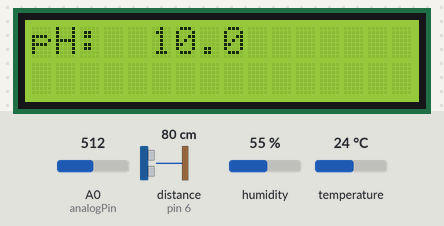
Recording of a sketch running on a simulated Arduino Uno, built with avr-gcc and run on an emulated ATmega328P. Parts: 16×2 character LCD. Wiring (inferred from the names in the program): ultrasonic range finder: trigger pin 7; echo pin 6. Inputs (shaded band) come from the test bench; at power-on: distance to the obstacle (sensor on pin 6) 80 cm, A0 (analogPin) = 512, humidity 55 %, temperature 24 °C. The echo pulse lasts 58.3 µs per cm; what the sketch prints to the serial monitor is not drawn.

Above: at 1.2 s.
1.3 s: distance to the obstacle (sensor on pin 6) set to 120 cm
At 9.7 s:
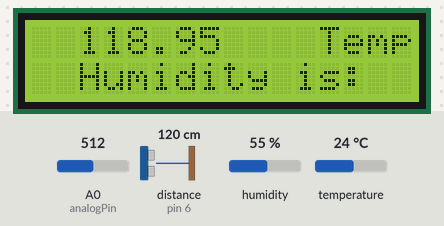
12.8 s: A0 (analogPin) set to 716
At 21.1 s:
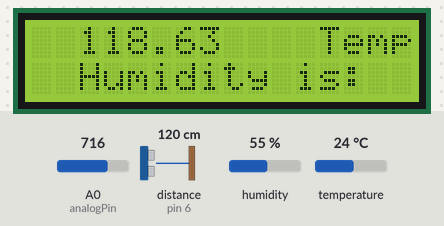
24.1 s: humidity set to 22 %
At 32.4 s:
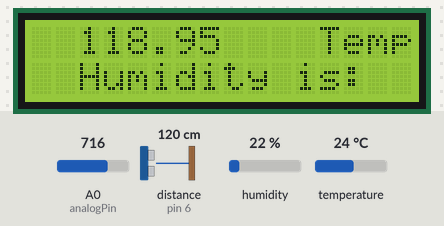
35.4 s: distance to the obstacle (sensor on pin 6) set to 2 cm
At 43.5 s:
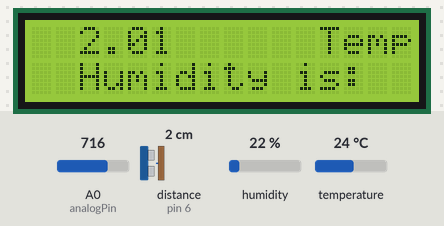
46.7 s: temperature set to 12 °C
At 55.4 s:
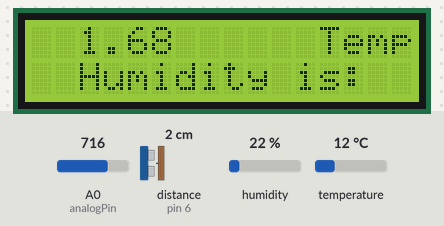
57.9 s: distance to the obstacle (sensor on pin 6) set to 250 cm
At 66.8 s:
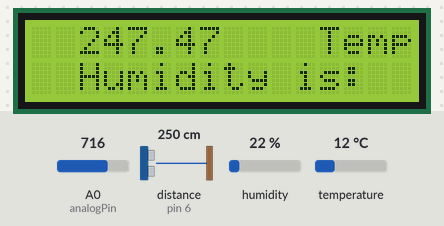
Timing chart, 0 to 68.3 s (numbered marks = the images above; inputs shaded):
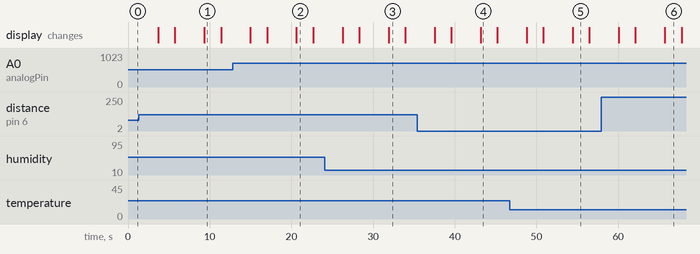

The sketch:

sensor_activity.ino
```cpp
//r
#include <Wire.h>
#include <LiquidCrystal_I2C.h>
#include <DHT.h>
#include <Arduino.h>
#include <EEPROM.h> // For storing calibration values
// Initialize the LCD
LiquidCrystal_I2C lcd(0x27, 16, 2);  // Set the LCD I2C address (0x27 for a common address)

#define DHT_PIN 4
#define DHT_TYPE DHT11
DHT dht(DHT_PIN,DHT_TYPE);

//declaring constant for utrasonic
const int TRIG_PIN  = 7;  // Arduino pin connected to Ultrasonic Sensor's TRIG pin
const int ECHO_PIN  = 6;  // Arduino pin connected to Ultrasonic Sensor's ECHO pin
// Define the analog pin to which the pH sensor is connected
const int analogPin = A0;
//const int RELAY_PIN = A5; // Arduino pin connected to Relay's pin
const int DISTANCE_THRESHOLD = 15; // centimeters
// Define variables for pH calibration
float pH7CalibrationValue = 1100.0; // Adjust this value based on your sensor and calibration results
float pH4CalibrationValue = 1600.0; // Adjust this value based on your sensor and calibration results

// Define a variable for storing the pH value
float pHValue = 0.0;

//declaring a float
float duration,distance_cm;
float readtemp,Dht,readhumid;
void setup()
{
    // Initialize the LCD
  lcd.init();
  lcd.backlight();

  dht.begin();
  Serial.begin (9600);        // initialize serial port
  pinMode(TRIG_PIN, OUTPUT);  // set arduino pin to output mode
  pinMode(ECHO_PIN, INPUT);   // set arduino pin to input mode
}
void loop()
{


    // Read the analog value from the pH sensor
  int rawValue = analogRead(analogPin);

  // Convert the raw value to pH using calibration values
  pHValue = map(rawValue, pH7CalibrationValue, pH4CalibrationValue, 7.0, 4.0);

  // Print the pH value to the serial monitor
  Serial.print("The PH value is ");
  Serial.println(pHValue, 2); // Print with 2 decimal places

  // Optional: Display pH value on LCD
  lcd.setCursor(0, 1);
  lcd.println("Roborift club");
  lcd.clear();
  lcd.println("pH:");
  lcd.println(pHValue, 1); // Print with 2 decimal places
 readDTH11_Sesnor();
  delay(1000); // Delay for 1 second before taking the next reading
  // generate 10-microsecond pulse to TRIG pin
    digitalWrite(TRIG_PIN, HIGH);
  delayMicroseconds(10);
  digitalWrite(TRIG_PIN, LOW);
  duration = pulseIn(ECHO_PIN, HIGH);
  // calculate the distance
  distance_cm = 0.017 * duration;
    // print the value to Serial Monitor
    Serial.println("Roborift club presents ");
    delay(500);
    Serial.println("Hydroponic Farming system");
    delay(500);
  Serial.print("The water level is ");
   delay(500);
  Serial.print("");
   delay(500);
  Serial.print(distance_cm);
   delay(500);
  Serial.println(" cm   ");
    Serial.print(" The Temperature is:");
    Serial.print("");
    Serial.print(readtemp);
    Serial.println(" °C");
    Serial.print(" The Humidity level is:");
    Serial.print("");
    Serial.print(readhumid);
    Serial.println(" h");
      lcd.setCursor(12, 0); // Position the cursor for temperature
      lcd.println("Temperature is:");
  lcd.println(readtemp);
  lcd.println(" °C");

 // lcd.setCursor(10, 1); // Position the cursor for humidity
   lcd.println("Humidity is:");
   // lcd.print("Water lavel is:");
  lcd.println(readhumid);
  lcd.print(" %");
lcd.println("Water lavel is:");
lcd.println(distance_cm);
  delay(2000); // Update every 2 seconds
    return;
 }
void readDTH11_Sesnor()
{

  // Reading temperature or humidity takes about 250 milliseconds!
//  humudity_value = dht.readHumidity();
  // Read temperature as Celsius (the default)
  readtemp = dht.readTemperature();
  readhumid=dht.readHumidity();
  // Check if any reads failed and exit early (to try again).
  if (isnan(readtemp)|| isnan(readhumid)) {
    Serial.println(("Failed to read from DHT sensor!"));
      lcd.setCursor(0, 0);
    lcd.print("DHT11 Error");
    lcd.setCursor(0, 1);
    lcd.print("Reading Failed");
    delay(4000);
    return;
 }
}
  // Function to calibrate the pH sensor
void calibratepH()
{
  // Calibrate at pH 7.00 buffer solution
  Serial.println("Place the pH sensor in pH 7.00 buffer solution.");
  delay(2000); // Wait for the sensor to stabilize
  int rawValue7 = analogRead(analogPin);
  pH7CalibrationValue = rawValue7;

  // Calibrate at pH 4.00 buffer solution
  Serial.println("Place the pH sensor in pH 4.00 buffer solution.");
  delay(2000); // Wait for the sensor to stabilize
  int rawValue4 = analogRead(analogPin);
  pH4CalibrationValue = rawValue4;

  // Store calibration values in EEPROM (optional)
  EEPROM.put(0, pH7CalibrationValue);
  EEPROM.put(4, pH4CalibrationValue);
}
```

Measured:
- after the input at 1.3 s, the display: first differs from a run without the input after 8.0 s (image 1)
- after the input at 12.8 s, the display: first differs from a run without the input after 4.2 s (image 2 shows a later state)
- after the input at 24.1 s, the display: first differs from a run without the input after 7.8 s (image 3)
- after the input at 35.4 s, the display: first differs from a run without the input after 7.8 s (image 4)
- after the input at 46.7 s, the display: first differs from a run without the input after 7.7 s (image 5)
- after the input at 57.9 s, the display: first differs from a run without the input after 7.8 s (image 6)
- what the display in image 1 shows lasts 2.1 s, from 9.3 s to 11.4 s
